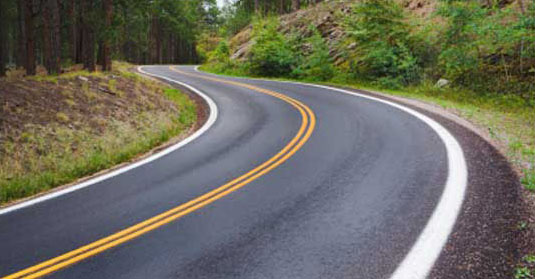
#> input picture samples/roads/road_1.jpg, 535 x 279 px
$ python hough_transform.py
#> lines starting #> are read from the running program, lines starting #| are printed output that depends on the picture; after the words box and inside, x2 and y2 are one past the last pixel; in counts of white or black regions, pixels touching at a corner belong together
# You need to specify rho in units of pixels and theta in units of radians.
"""
So, what are reasonable values? Well, rho takes a minimum value of 1,
and a reasonable starting place for theta is 1 degree (pi/180 in radians).
Scale these values up to be more flexible in your definition of what constitutes a line

The threshold parameter specifies the minimum number of votes (intersections in a given grid cell) a candidate
line needs to have to make it into the output. The empty np.array([]) is just a placeholder, no need to change it.
 min_line_length is the minimum length of a line (in pixels) that you will accept in the output,
  and max_line_gap is the maximum distance (again, in pixels) between segments that you will allow to be
   connected into a single line. You can then iterate through your output lines and draw them onto the
    image to see what you got!
"""


# Do relevant imports
import matplotlib.pyplot as plt
import matplotlib.image as mpimg
import numpy as np
import cv2
import os

image_path = os.path.join(os.getcwd(), "../../samples/roads/road_1.jpg")

if not os.path.exists(image_path):
    print("Image does not exist!")
    exit()

image = mpimg.imread(image_path)
#> image is the input picture: shape (279, 535, 3); mean R, G, B 108.8, 107.9, 94.6


gray = cv2.cvtColor(image,cv2.COLOR_RGB2GRAY)
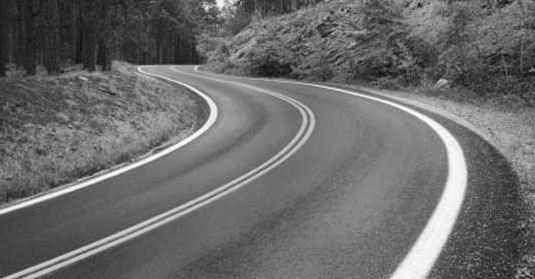
#> gray: shape (279, 535); min 13, max 255, mean 106.7

# Define a kernel size and apply Gaussian smoothing
kernel_size = 5
blur_gray = cv2.GaussianBlur(gray,(kernel_size, kernel_size),0)

# Define our parameters for Canny and apply
low_threshold = 50
high_threshold = 150
masked_edges = cv2.Canny(blur_gray, low_threshold, high_threshold)
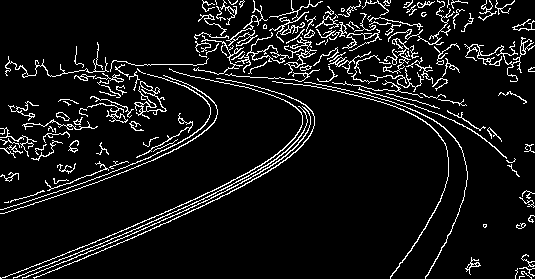
#> masked_edges: shape (279, 535); 7.9% white in thin lines or dots

# Define the Hough transform parameters
# Make a blank the same size as our image to draw on
rho = 1
theta = np.pi/180
threshold = 15
min_line_length = 20
max_line_gap = 1
line_image = np.copy(image)*0 #creating a blank to draw lines on
#> line_image: shape (279, 535, 3); every value is 0

# Run Hough on edge detected image
lines = cv2.HoughLinesP(masked_edges, rho, theta, threshold, np.array([]),
                            min_line_length, max_line_gap)
#> lines = 32 rows, first 6: [12, 274, 85, 245], [187, 206, 260, 169], [186, 210, 262, 171], [31, 271, 55, 261], [204, 205, 270, 170], [107, 237, 137, 223]

# Iterate over the output "lines" and draw lines on the blank
for line in lines:
    for x1,y1,x2,y2 in line:
        cv2.line(line_image,(x1,y1),(x2,y2),(255,0,0),10)
#> this loop made 32 passes
#> line on passes 1 to 12: [[12, 274, 85, 245]], [[187, 206, 260, 169]], [[186, 210, 262, 171]], [[31, 271, 55, 261]], [[204, 205, 270, 170]], [[107, 237, 137, 223]], [[149, 150, 179, 134]], [[161, 214, 181, 204]], [[138, 228, 162, 216]], [[218, 188, 267, 161]], [[54, 270, 113, 245]], [[40, 197, 63, 189]]
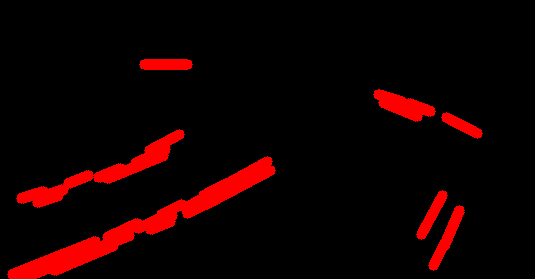
#> line_image: shape (279, 535, 3); mean R, G, B 19.2, 0, 0

# Create a "color" binary image to combine with line image
color_edges = np.dstack((masked_edges, masked_edges, masked_edges))
#> color_edges: shape (279, 535, 3); 7.9% white in thin lines or dots

# Draw the lines on the edge image
combo = cv2.addWeighted(color_edges, 0.8, line_image, 1, 0)
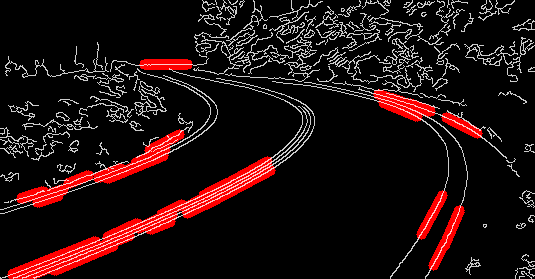
#> combo: shape (279, 535, 3); mean of channels 0, 1, 2 32.1, 16.1, 16.1; drawn as R, G, B
plt.imshow(combo)
plt.show()

$ run again, with samples/roads/road_2.jpg copied over samples/roads/road_1.jpg
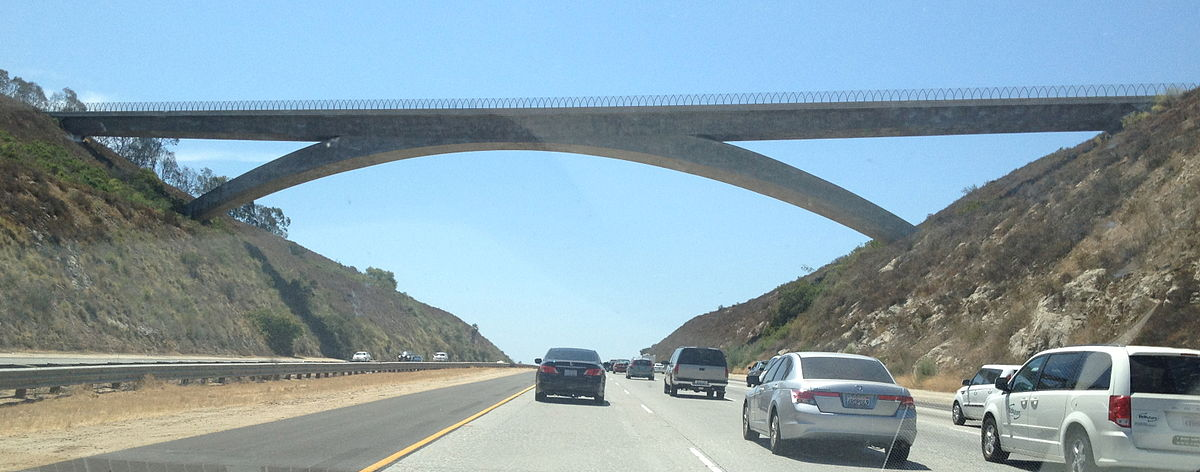
#> input picture samples/roads/road_2.jpg, 1200 x 472 px
#> image is the input picture: shape (472, 1200, 3); mean R, G, B 136.8, 158.5, 168.5
#> `masked_edges = cv2.Canny(blur_gray, low_threshold, high_threshold)`:
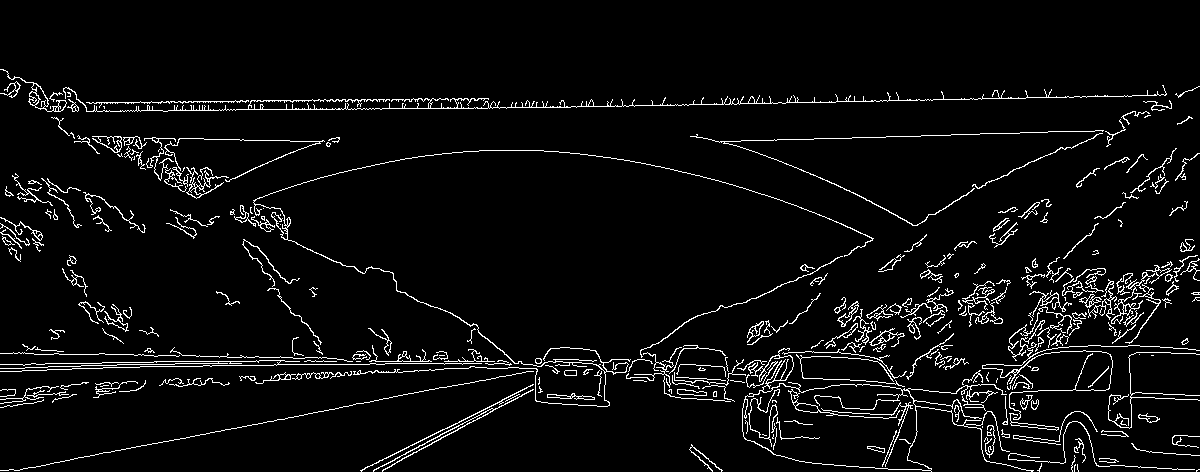
#> masked_edges: shape (472, 1200); 4.9% white in thin lines or dots, all inside (x1, y1, x2, y2) = (0, 69, 1200, 472)
#> lines = 82 rows, first 6: [188, 101, 242, 100], [385, 363, 431, 363], [259, 357, 290, 357], [311, 361, 336, 361], [274, 364, 369, 364], [387, 108, 443, 108]
#> the loop `for line in lines:` made 82 passes
#> `combo = cv2.addWeighted(color_edges, 0.8, line_image, 1, 0)`:
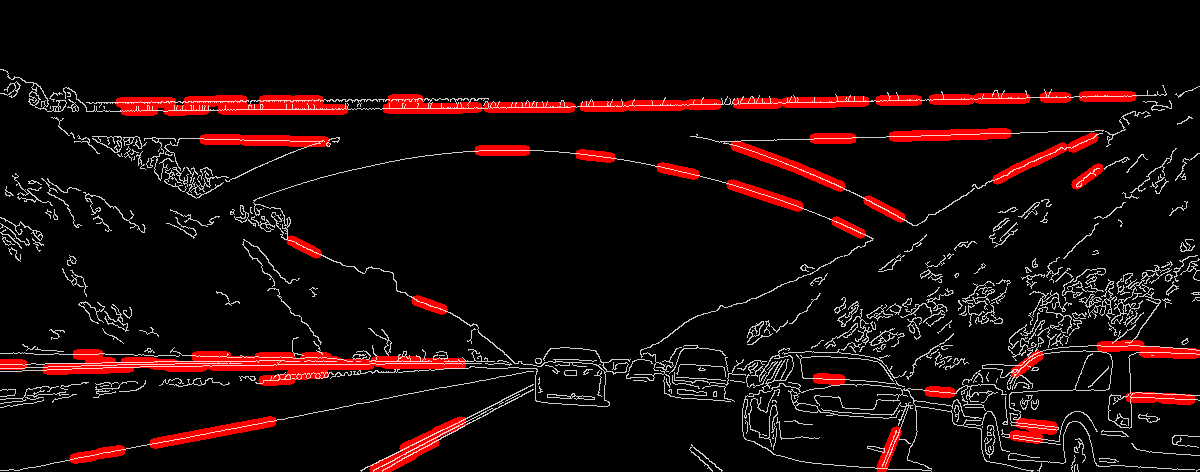
#> combo: shape (472, 1200, 3); mean of channels 0, 1, 2 24.5, 9.9, 9.9; drawn as R, G, B

$ run again, with samples/roads/road_3.jpg copied over samples/roads/road_1.jpg
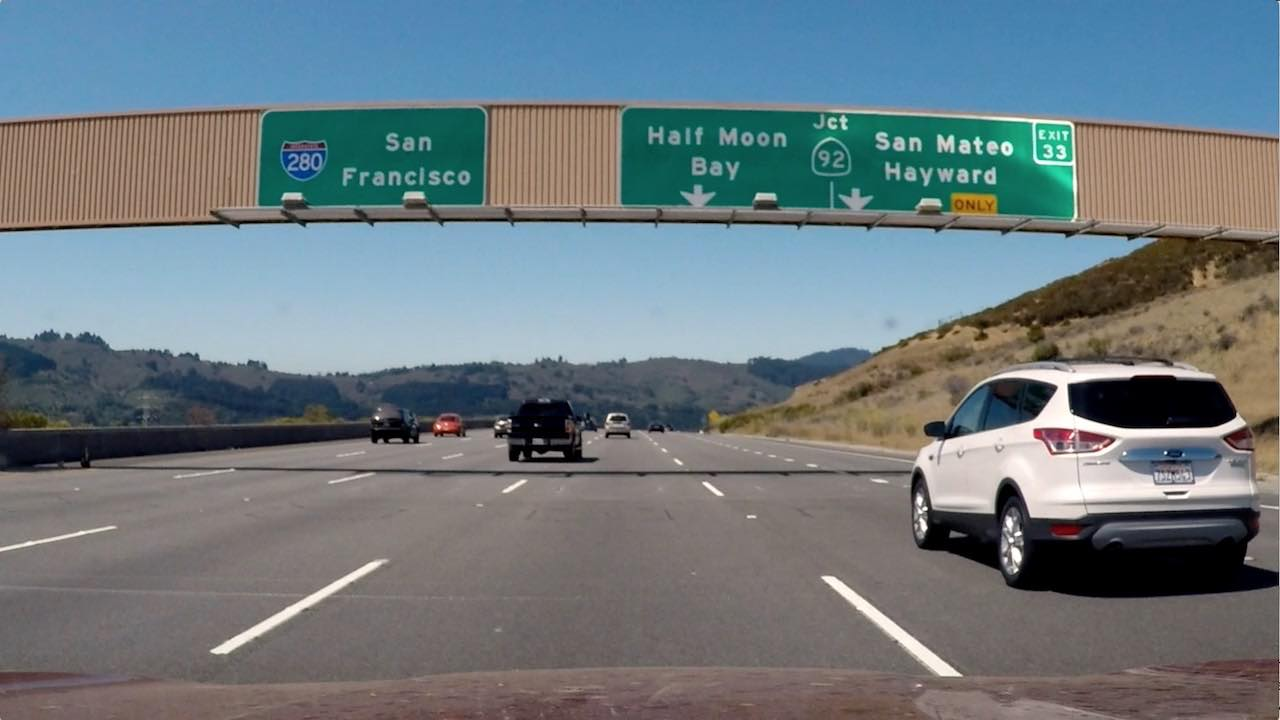
#> input picture samples/roads/road_3.jpg, 1280 x 720 px
#> image is the input picture: shape (720, 1280, 3); mean R, G, B 109.2, 121.6, 127.4
#> `masked_edges = cv2.Canny(blur_gray, low_threshold, high_threshold)`:
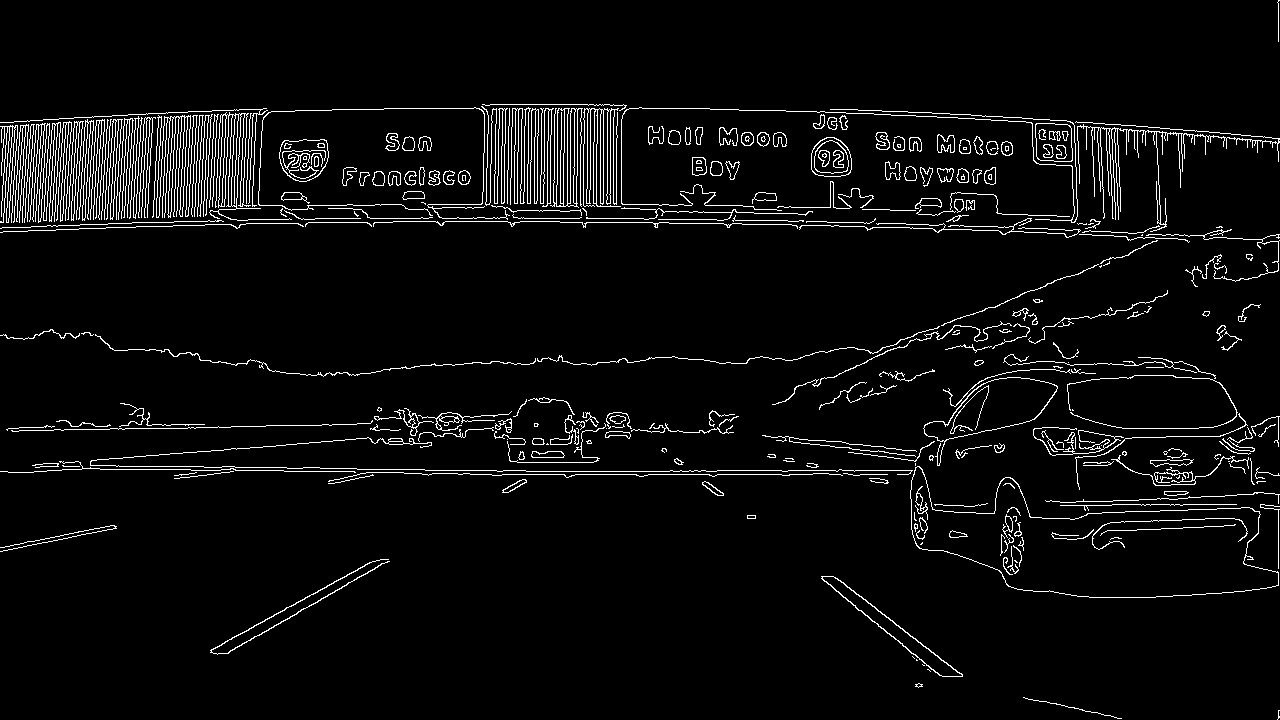
#> masked_edges: shape (720, 1280); 4.6% white in thin lines or dots
#> lines = 83 rows, first 6: [370, 218, 416, 218], [502, 474, 564, 474], [248, 219, 291, 219], [528, 218, 556, 218], [1122, 428, 1173, 428], [231, 205, 254, 206]
#> the loop `for line in lines:` made 83 passes
#> color_edges: shape (720, 1280, 3); 4.6% white in thin lines or dots
#> `combo = cv2.addWeighted(color_edges, 0.8, line_image, 1, 0)`:
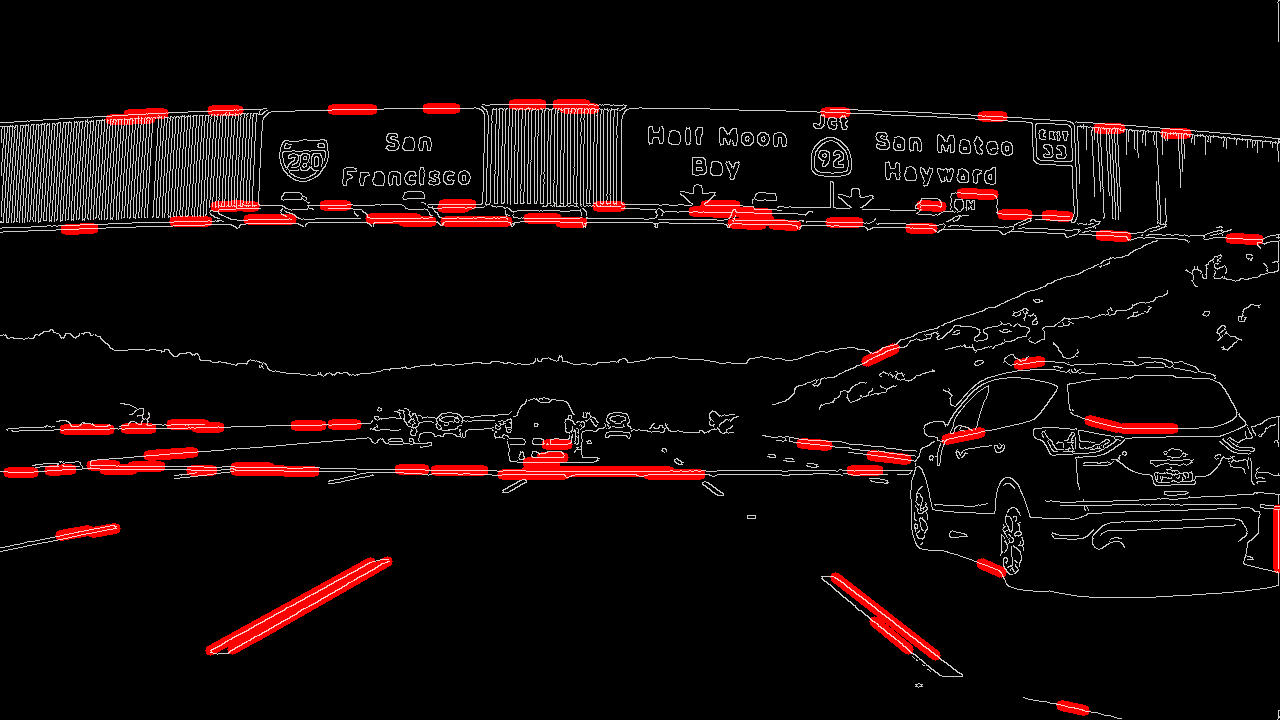
#> combo: shape (720, 1280, 3); mean of channels 0, 1, 2 17.8, 9.3, 9.3; drawn as R, G, B
